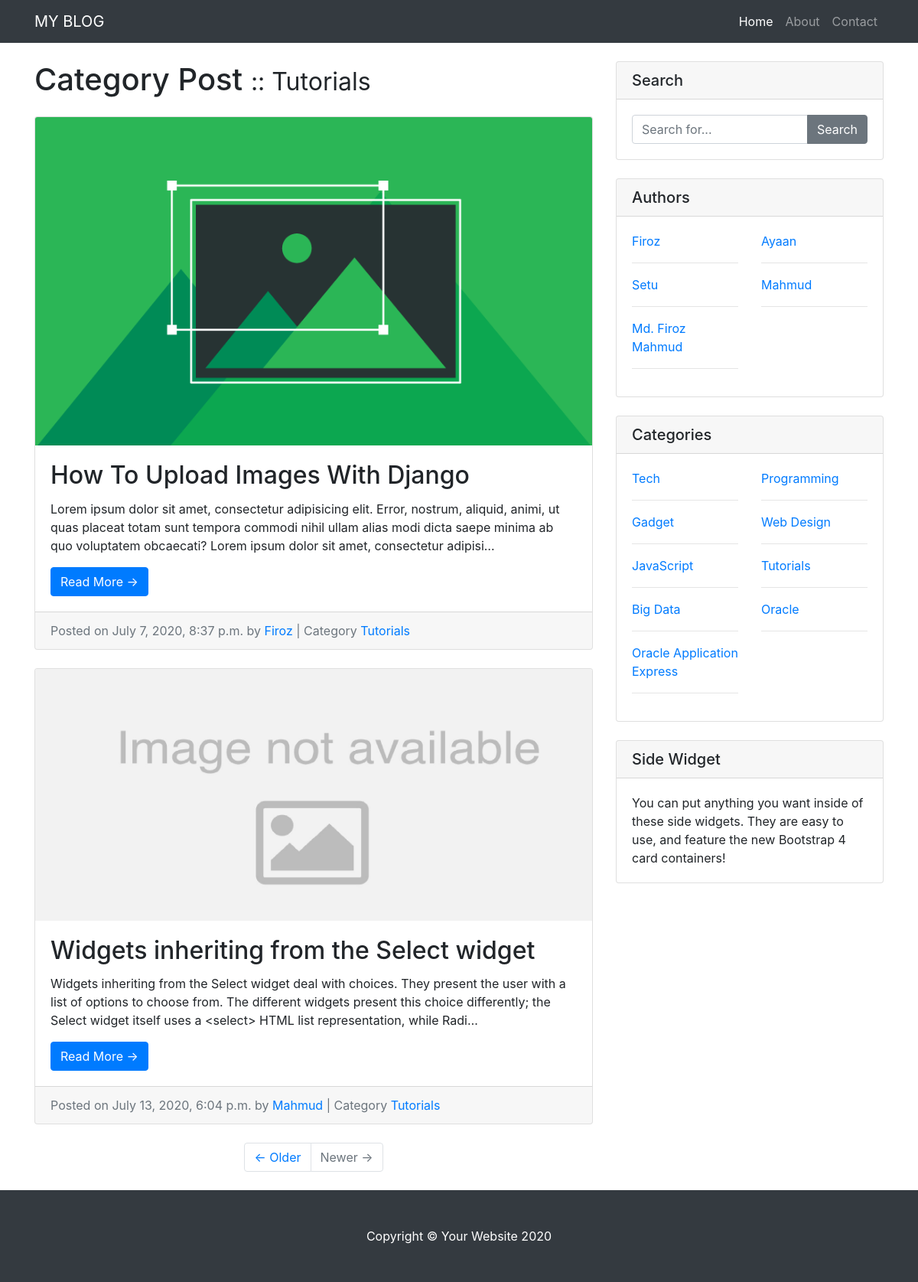
The app's page /category/Tutorials with its own data.
### blog_app/models.py (models this page shows, shortened)
class Category(models.Model):
    name = models.CharField(max_length=128)
    create_date = models.DateTimeField(auto_now_add=True)
    def __str__(self):
        return self.name

class Post(models.Model):
    title = models.CharField(max_length=256)
    slug = models.SlugField()
    description = models.TextField()
    post_image = models.ImageField(blank=True, null=True, upload_to='post')
    category = models.ForeignKey(Category, on_delete=models.SET_NULL, null=True, blank=True)
    author = models.ForeignKey(Author, on_delete=models.CASCADE)
    create_date = models.DateTimeField(auto_now_add=True)
    update_date = models.DateTimeField(auto_now=True)

class Author(models.Model):
    name = models.CharField(max_length=50)
    def __str__(self):
        return self.name

### blog_app/views.py (the view)
# urls.py: path('category/<str:category>', category_post, name='category_post'),
def category_post(requests, category):
    category = Category.objects.get(name=category)
    posts = Post.objects.filter(category=category)
    context = {
        'category': category,
        'posts': posts
    }
    return render(requests, 'blog_app/category_post.html', context)

### blog_app/context_processors.py (called while the page is built)
def sidebar_author(request):
    authors = Author.objects.all()
    context = {
        'authors': authors
    }
    return context

def sidebar_category(request):
    categories = Category.objects.all()
    context = {
        'categories': categories
    }
    return context

### blog_app/templates/blog_app/category_post.html
{% extends 'blog_app/base.html' %}
{% block page-heading %}
  <h1 class="my-4">Category Post
    <small> :: {{ category }}</small>
  </h1>
{% endblock %}
{% block content %}
{% for post in posts %}
<div class="card mb-4">
  <img class="card-img-top" src="{% if post.post_image %} {{ post.post_image.url }} {% else %} static/default/no_image.jpg {% endif %}" alt="Card image cap">
  <div class="card-body">
    <h2 class="card-title">{{post.title}}</h2>
    <p class="card-text">{{post.description|truncatechars:255}}</p>
    <a href="{% url 'single_post' post.id %}" class="btn btn-primary">Read More &rarr;</a>
  </div>
  <div class="card-footer text-muted">
    Posted on {{post.create_date}} by <a href="#">{{post.author}}</a> | Category <a href="#">{{ post.category }}</a>
  </div>
</div>
{% endfor %}
<ul class="pagination justify-content-center mb-4">
  <li class="page-item">
    <a class="page-link" href="#">&larr; Older</a>
  </li>
  <li class="page-item disabled">
    <a class="page-link" href="#">Newer &rarr;</a>
  </li>
</ul>
{% endblock %}

### blog_app/templates/blog_app/sidebar.html
<div class="card my-4">
  <h5 class="card-header">Search</h5>
  <div class="card-body">
    <form action="{% url 'search_post' %}" method="GET">
      <div class="input-group">
        <input type="text" name="search" class="form-control" placeholder="Search for...">
        <span class="input-group-append">
        <input class="btn btn-secondary" type="submit" value="Search">
      </span>
      </div>
    </form>
  </div>
</div>
<div class="card my-4">
  <h5 class="card-header">Authors</h5>
  <div class="card-body">
    <div class="row">
      {% for author in authors %}
      <div class="col-lg-6">
        <ul class="list-unstyled mb-0">
          <li>
            <a href="{% url 'author_post' author.name %}">{{ author.name }}</a>
          </li>
          <hr>
        </ul>
      </div>
      {% endfor %}
    </div>
  </div>
</div>
<div class="card my-4">
  <h5 class="card-header">Categories</h5>
  <div class="card-body">
    <div class="row">
      {% for category in categories %}
      <div class="col-lg-6">
        <ul class="list-unstyled mb-0">
          <li>
            <a href="{% url 'category_post' category.name %}">{{ category.name }}</a>
          </li>
          <hr>
        </ul>
      </div>
      {% endfor %}
    </div>
  </div>
</div>
<div class="card my-4">
  <h5 class="card-header">Side Widget</h5>
  <div class="card-body">
    You can put anything you want inside of these side widgets. They are easy to use, and feature the new Bootstrap 4 card containers!
  </div>
</div>

### blog_app/static/css/main.css (style rules this page uses)
body { padding-top: 56px; }

### records on screen
Category: name "Tutorials"
Post: post_image (picture), title "How To Upload Images With Django", description "Lorem ipsum dolor sit amet, consectetur adipisicing elit. Error, nostrum, aliquid, animi, ut quas placeat totam sunt tempora commodi nihil ullam alias modi dicta saepe minima ab quo voluptatem obcaecati? Lorem ipsum dolor sit amet, consectetur adipisi…", create_date "July 7, 2020, 8:37 p.m.", author "Firoz", category "Tutorials"
Post: title "Widgets inheriting from the Select widget", description "Widgets inheriting from the Select widget deal with choices. They present the user with a list of options to choose from. The different widgets present this choice differently; the Select widget itself uses a <select> HTML list representation, while Radi…", create_date "July 13, 2020, 6:04 p.m.", author "Mahmud", category "Tutorials"
Author: name "Firoz"
Author: name "Ayaan"
Author: name "Setu"
Author: name "Mahmud"
Author: name "Md. Firoz Mahmud"
Category: name "Tech"
Category: name "Programming"
Category: name "Gadget"
Category: name "Web Design"
Category: name "JavaScript"
Category: name "Big Data"
Category: name "Oracle"
Category: name "Oracle Application Express"
